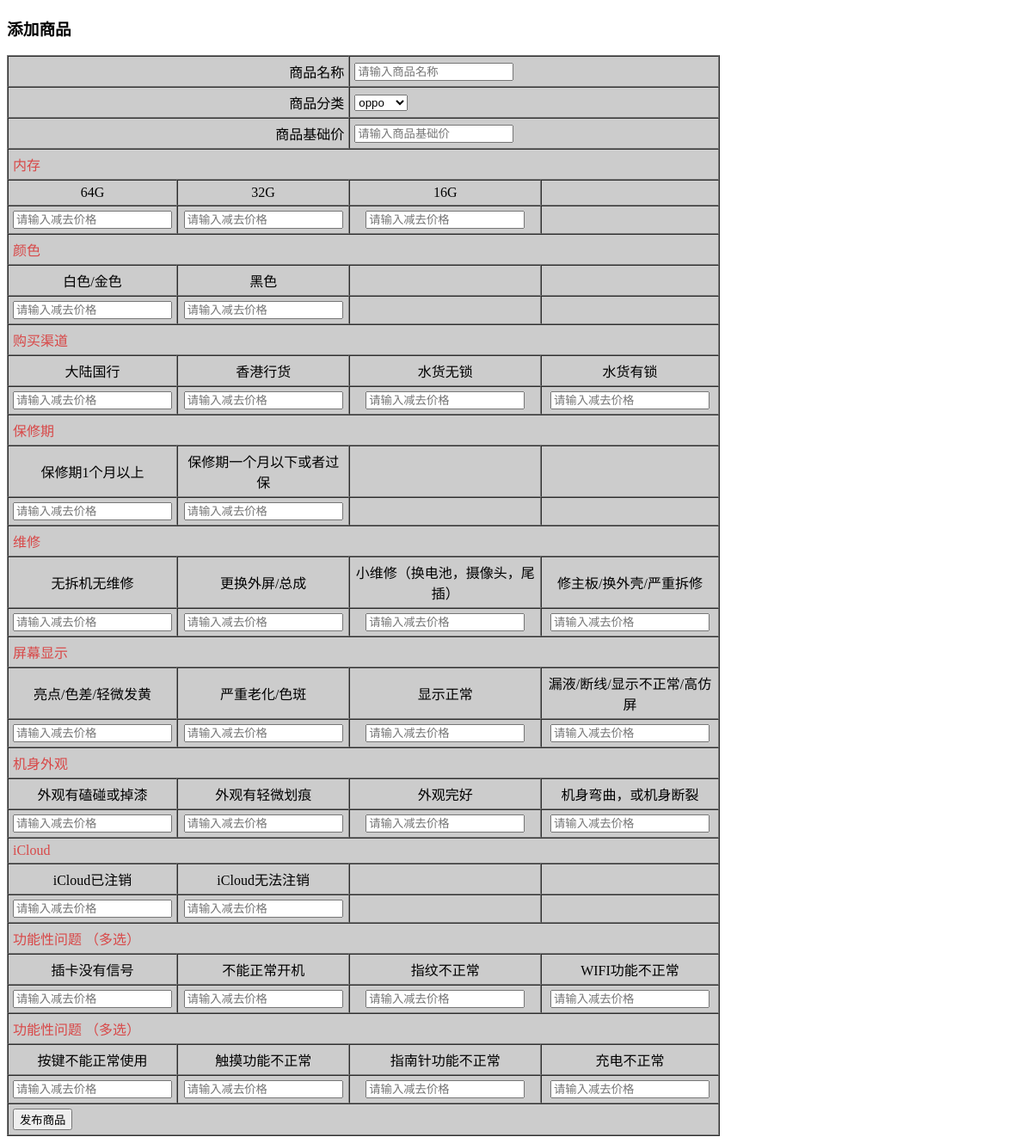
Page /admin/addPro.php (signed in) on the committed database.
### tables this page shows
CREATE TABLE `imooc_term` (
  `id` int(11) NOT NULL AUTO_INCREMENT COMMENT '编号',
  `term` varchar(255) DEFAULT NULL COMMENT '回收条件',
  `selection_one` varchar(255) DEFAULT NULL COMMENT '选型一',
  `selection_two` varchar(255) DEFAULT NULL COMMENT '选型二',
  `selection_three` varchar(255) DEFAULT NULL COMMENT '选型三',
  `selection_four` varchar(255) DEFAULT NULL COMMENT '选型四',
  `selection_five` varchar(255) DEFAULT NULL,
  `selection_six` varchar(255) DEFAULT NULL,
  `ismore` int(255) NOT NULL COMMENT ' 是否多选',
  PRIMARY KEY (`id`)
);

### core/cate.inc.php (called while the page is built, shortened)
<?php
function getAllCate(){
	$sql="select id,cName from imooc_cate";
	$rows=fetchAll($sql);
	return $rows;
}

### lib/mysql.func.php (called while the page is built, shortened)
<?php
function fetchAll($sql,$result_type=MYSQL_ASSOC){
	$result=mysql_query($sql);
	while(@$row=mysql_fetch_array($result,$result_type)){
		$rows[]=$row;
	}
	return $rows;
}

### admin/addPro.php (the view, shortened to what this page needs)
<?php
$rows=getAllCate();
$sql="select * from imooc_term order by id asc";
$rows_term=fetchAll($sql);
?>
<!doctype html>
<html>
<head>
<link href="./styles/global.css"  rel="stylesheet"  type="text/css" media="all" />
</head>
<body>
<h3>添加商品</h3>
<form action="doAdminAction.php?act=addPro" method="post" enctype="multipart/form-data">
<table width="70%"  border="1" cellpadding="5" cellspacing="0" bgcolor="#cccccc">
	<tr>
		<td align="right" colspan="2">商品名称</td>
		<td colspan="2"><input type="text" name="pName"  placeholder="请输入商品名称"/></td>
	</tr>
	<tr>
		<td align="right" colspan="2">商品分类</td>
		<td colspan="2">
		<select name="cId">
			<?php foreach($rows as $row):?>
				<option value="<?php echo $row['id'];?>"><?php echo $row['cName'];?></option>
			<?php endforeach;?>
		</select>
		</td>
	</tr>
	<tr>
		<td align="right" colspan="2">商品基础价</td>
		<td colspan="2"><input type="text" name="iPrice"  placeholder="请输入商品基础价"/></td>
	</tr>
	<?php  foreach($rows_term as $row):?>
	<tr>
		<td colspan="4" style="color:rgb(216, 72, 72)"><?php echo $row['term']?></td>
	</tr>
	<tr rowspan="1">
		<td align="center" colspan="1"><?php echo $row['selection_one']?></td>
		<td align="center" colspan="1"><?php echo $row['selection_two']?></td>
		<td align="center" colspan="1"><?php echo $row['selection_three']?></td>
		<td align="center" colspan="1"><?php echo $row['selection_four']?></td>
	</tr>
	<tr rowspan="1">
		<td align="center" colspan="1"><input type="text" name="<?php echo $row['id'].'_1'?>" placeholder="请输入减去价格" /></td>
		<td align="center" colspan="1"><input type="text" name="<?php echo $row['id'].'_2'?>" placeholder="请输入减去价格" /></td>
		<td align="center" colspan="1">
			<?php if(!empty($row['selection_three'])):?>
			<input type="text" name="<?php echo $row['id'].'_3'?>" placeholder="请输入减去价格" />
			<?php endif?>
		</td>
		<td align="center" colspan="1">
			<?php if(!empty($row['selection_four'])):?>
			<input type="text" name="<?php echo $row['id'].'_4'?>" placeholder="请输入减去价格" />
			<?php endif?>
		</td>
	</tr>
	<?php endforeach?>
	<tr>
		<td colspan="4"><input type="submit"  value="发布商品"/></td>
	</tr>
</table>
</form>
</body>
</html>

### rows in the picture
imooc_term: term "内存", selection_one "64G", selection_two "32G", selection_three "16G"
imooc_term: term "颜色", selection_one "白色/金色", selection_two "黑色"
imooc_term: term "购买渠道", selection_one "大陆国行", selection_two "香港行货", selection_three "水货无锁", selection_four "水货有锁"
imooc_term: term "保修期", selection_one "保修期1个月以上", selection_two "保修期一个月以下或者过保"
imooc_term: term "维修", selection_one "无拆机无维修", selection_two "更换外屏/总成", selection_three "小维修（换电池，摄像头，尾插）", selection_four "修主板/换外壳/严重拆修"
imooc_term: term "屏幕显示", selection_one "亮点/色差/轻微发黄", selection_two "严重老化/色斑", selection_three "显示正常", selection_four "漏液/断线/显示不正常/高仿屏"
imooc_term: term "机身外观", selection_one "外观有磕碰或掉漆", selection_two "外观有轻微划痕", selection_three "外观完好", selection_four "机身弯曲，或机身断裂"
imooc_term: term "iCloud", selection_one "iCloud已注销", selection_two "iCloud无法注销"
imooc_term: term "功能性问题 （多选）", selection_one "插卡没有信号", selection_two "不能正常开机", selection_three "指纹不正常", selection_four "WIFI功能不正常"
imooc_term: term "功能性问题 （多选）", selection_one "按键不能正常使用", selection_two "触摸功能不正常", selection_three "指南针功能不正常", selection_four "充电不正常"

### other values in the picture
form field cId "oppo"
